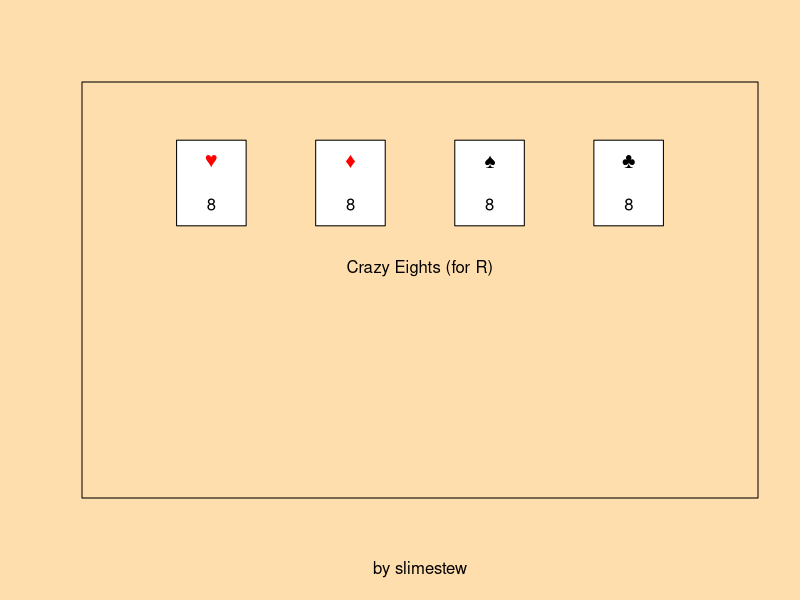

Generate this figure with R: (Note: this script raises an error after producing the figure.)
par(bg = "navajowhite")
cards <- list() #all cards, shuffles
deck <- list() #draw pile
stack <- list() #play pile
wildcard <- 0 #wildcard
drawCount <- -1 #+2 and +4
selected <- 0
handOffset <- 0
pause <- FALSE
menu <- 0
win <- TRUE
turnorder <- c(1, 1, FALSE) #player, direction, move played
click <- list(x = 3, y = 3)
scores <- list()
options <- c(0, 0, 0, 0)
# Variants:
#     Crazy Eights(standard deck, minimal power cards, score based)
#     Last Card(standard deck, some power cards, shedding wins)
#     One(unique deck, power cards, shedding wins)
#     Other One(unique deck, power cards, can challenge +4, shedding wins)
# Queen Swap: (only for Crazy Eights)
#     Playing a queen causes a player to skip their turn
# 0's and 7's (only for One and Other One)
#     Playing a 7 allows the player to swap hands with someone else
#     Playing a 0 swaps all hands one over by turn order.
# Computer or Human opponents
# Number of players
hands <- matrix()
stVals <- c("A","2","3","4","5","6","7","8","9","X","J","Q","K")
uqVals <- c("0","1","2","3","4","5","6","7","8","9","T","S","R","C","F")
suits <- c("♥", "♦", "♠", "♣")
variants <- c("Crazy Eights", "Last Card", "One", "Other One")
suitColors <- c("red", "red", "black", "black")
primaryColors <- c("red","yellow", "limegreen", "blue")
oneColors <- c("#ff0077","#ffaa00", "#448800", "#0066ff")

#functions, reset cards

unpack <- function() {
  for(i in 1:4)
  if(options[1]<2) { #less than 4 players
    for(j in 1:13)
      cards <- c(cards, list(list(i,stVals[j])))
  if(options[4]>3)
    for(j in 1:13)
      cards <- c(cards, list(list(i,stVals[j])))
  } else {
    for(j in 1:15) #two of every card
      cards <- c(cards, list(list(i,uqVals[j])))
    for(j in 2:13) #two of every card besides 0, C, and F
      cards <- c(cards, list(list(i,uqVals[j])))
  }
  return(cards)
}

dispCard <- function(x, y, card) {
  suit <- card[[1]]
  valu <- card[[2]]
  rect(x,y,x+1,y+2, col="white", border="black")
  if(options[1]<2) { #colors/cards
    text(x+0.5,y+1.5, suits[suit], col=suitColors[suit])
  } else {
    if(options[1]==2)
      rect(x,y+1,x+1,y+2, col=oneColors[suit], border="black")
    else
      rect(x,y+1,x+1,y+2, col=primaryColors[suit], border="black")
  }
  
  if(valu == "T"){ #face values
    text(0.5+x,0.5+y, "+2")
  } else if(valu == "S"){
    text(0.5+x,0.5+y, "(X)")
  } else if(valu == "R"){
    text(0.5+x,0.5+y, "<>")
  } else if(valu == "C"){
    rect(x,y+1,x+1,y+2, col="gray12", border="black")
    text(0.5+x,0.5+y, " ")
  } else if(valu == "F"){
    rect(x,y+1,x+1,y+2, col="gray12", border="black")
    text(0.5+x,0.5+y, "+4")
  } else if(valu == "X"){
    text(0.5+x,0.5+y, "10")
  } else {
    text(0.5+x,0.5+y, valu)
  }
}

wildColor <- function() {
  rect(0,0,10,3, col="#a52a2a80", border="transparent")
  while(TRUE){
    dispCard(1, 2, list(1, " "))
    dispCard(3, 2, list(2, " "))
    dispCard(5, 2, list(3, " "))
    dispCard(7, 2, list(4, " "))
    click <- locator(1)
    if(floor(click$x) < 2)
      return(1)
    if(floor(click$x) < 4)
      return(2)
    if(floor(click$x) < 6)
      return(3)
    if(floor(click$x) < 8)
      return(4)
  }
}

validCard <- function(card) {
  suit <- card[[1]]
  valu <- card[[2]]
  return((suit == stack[[length(stack)]][[1]] && !wildcard && drawCount<0) || (valu == stack[[length(stack)]][[2]]) || (valu == "C" && drawCount<0) ||
          (valu == "F" && drawCount<0) || (options[1]==0 && valu== "8") || (options[1]==1 && valu== "A") || (options[1]==1 && valu== "J") || (wildcard && suit == wildcard && drawCount < 0))
}

nextPlayer <- function(turnorder, options) {
  if(turnorder[1])
    return((turnorder[2] %% (options[4]+2)) + 1)
  return(((turnorder[2]-2) %% (options[4]+2)) + 1)
}

doAI <- function(deck, hands, stack, wildcard, drawCount, options) {
  turnOver <- FALSE
  while(turnorder[2]!=1){
    for(i in 1:length(hands[[turnorder[2]]])){ #play
      if(length(hands[[turnorder[2]]])==0) #escape when winner found
        return(list(deck, hands, stack, wildcard, drawCount))
      if(validCard(hands[[turnorder[2]]][[i]]) && drawCount == -1){
        stack <- c(stack, list(hands[[turnorder[2]]][[i]])) #play valid card
        hands[[turnorder[2]]] <- hands[[turnorder[2]]][-(i)]
        wildcard <- 0
        turnOver <- TRUE
        
        #power cards
        if(options[1] == 0){  #crazy eights
          if(stack[[length(stack)]][[2]] == "8")
            wildcard <- as.integer(names(which.max(table(unlist(sapply(hands[[turnorder[2]]], function(hand) hand[1])))))) #gets the most common suit
          if(stack[[length(stack)]][[2]] == "Q" && options[2])
            turnorder[2] <- nextPlayer(turnorder, options)
        } else if(options[1] == 1) { #last card
          if(drawCount == -1 && (stack[[length(stack)]][[2]] == "2" || stack[[length(stack)]][[2]] == "A"))
            drawCount <- 0
          if(stack[[length(stack)]][[2]] == "2")
            drawCount <- drawCount+2
          if(stack[[length(stack)]][[2]] == "A")
            drawCount <- drawCount+4
          if(stack[[length(stack)]][[2]] == "8")
            turnorder[2] <- nextPlayer(turnorder, options)
          if(stack[[length(stack)]][[2]] == "J" || stack[[length(stack)]][[2]] == "A")
            wildcard <- as.integer(names(which.max(table(unlist(sapply(hands[[turnorder[2]]], function(hand) hand[1])))))) #sample(1:4, 1)
        } else if(options[1] >= 2){ #one and other one
          if(stack[[length(stack)]][[2]] == "S")
            turnorder[2] <- nextPlayer(turnorder, options)
          if(stack[[length(stack)]][[2]] == "R")
            turnorder[1] <- !turnorder[1]
          if(stack[[length(stack)]][[2]] == "C" || stack[[length(stack)]][[2]] == "F")
            wildcard <- as.integer(names(which.max(table(unlist(sapply(hands[[turnorder[2]]], function(hand) hand[1]))))))
          if(drawCount == -1 && (stack[[length(stack)]][[2]] == "T" || stack[[length(stack)]][[2]] == "F"))
            drawCount <- 0
          if(stack[[length(stack)]][[2]] == "T")
            drawCount <- drawCount+2
          if(stack[[length(stack)]][[2]] == "F")
            drawCount <- drawCount+4
          if(stack[[length(stack)]][[2]] == "0" && options[2])
            hands <- rotateHands(hands, options)
          if(stack[[length(stack)]][[2]] == "7" && options[2]){
            tempLength <- sapply(hands, length)
            tempLength[turnorder[2]] <- 9999
            hands <- swaphands(hands, turnorder[2], which.min(tempLength))
          }
        }

        break
      }

    }
      if(!turnOver){ #draw
        hand <- max(1, drawCount)
        for(i in 1:hand){
          hands[[turnorder[2]]] <- c(hands[[turnorder[2]]], deck[length(deck)][1])
          deck <- deck[-length(deck)]
        }
        drawCount <- -1
      }
    turnorder[2] <- nextPlayer(turnorder, options)
  }
  return(list(deck, hands, stack, wildcard, drawCount))
} #ai over

rotateHands <- function(hands, options){
  if(turnorder[2])
    return( c(hands[options[4]+2], hands[1:(options[4]+1)]) )
  return( c(hands[2:(options[4]+2)], hands[1]) )
}

swapHands <- function(hands, a, b){
  temp <- hands[a]
  hands[a] <- hands[b]
  hands[b] <- temp
  return(hands)
}

swapUI <- function(hands, player){
  rect(0,0,10,3, col="#a52a2a80", border="transparent")
  while(TRUE){
    #unnecesary! these cards will already be drawn
    click <- locator(1)
    if(floor(click$x) < 2 && floor(click$x)<10)
      if(floor(click$x)-2 < turnorder[2])
        return(swapHands(hands, player, floor(click$x)-2))
    return(swapHands(hands, player, floor(click$x)-1))
  }
}

#menu
plot(0, 0, type = "n", xlim = c(0, 9), ylim = c(0, 9), col="white", xlab = "by slimestew", ylab = "", axes = FALSE, frame.plot = TRUE)
par(bg = "navajowhite")
for(i in 1:4){
  rect(i*2-1,6,i*2,8, col="white", border="black")
  text(i*2-0.5,7.5, suits[i], col=suitColors[i])
  text(i*2-0.5,6.5, "8")
}
text(4.5,5, "Crazy Eights (for R)")

while((floor(click$y) < 5 || floor(click$y) > 8) || menu < 2){
  click <- locator(1)
  plot(0, 0, type = "n", xlim = c(0, 9), ylim = c(0, 9), xlab = "", ylab = "", axes = FALSE, frame.plot = FALSE)
  
  if((floor(click$x) > 1 && floor(click$x) < 7) && menu > 0){
    if(floor(click$y) == 3)
      options[1] <- (options[1]+1) %% 4
    if(floor(click$y) == 2)
      options[2] <- !options[2]
    if(floor(click$y) == 1)
      options[3] <- !options[3]
    if(floor(click$y) == 0)
      options[4] <- (options[4]+1) %% 6
  }
  
  rect(1, 5, 7, 6, col = "tan", border = "brown")
  rect(1, 3, 7, 4, col = primaryColors[options[1]+1], border = "black")
  rect(1, 2, 7, 3, col = primaryColors[options[2]+1], border = "black")
  rect(1, 1, 7, 2, col = primaryColors[options[3]+1], border = "black")
  rect(1, 0, 7, 1, col = "white", border = "black")
  text(4,8, "Crazy Eights")
  text(4,3.5, variants[options[1]+1])
  text(4,2.5, ifelse(options[1]<2, ifelse(options[1]," ","Queen Skip"),"0s and 7s"))
  text(4,1.5, ifelse(options[3],"CPU","Human"))
  text(4,0.5, options[4]+2)
  text(4,5.5, "Start")
  
  menu <- min(menu + 1,2)
}

plot(0, 0, type = "n", xlim = c(0, 10), ylim = c(0, 10), col="white", xlab = "", ylab = "", axes = FALSE, frame.plot = TRUE)
menu <- 0

cards <- sample(unpack(), replace=TRUE)
deck <- cards
hands <- replicate(options[4]+2, list())
scores <- rep(0, options[4]+2)
for(i in 1:(options[4]+2)){
  hand<-7
  if(options[1]<2 && options[4] != 0)
    hand<-5
  
  for(j in 1:hand){
    temp <- sample(length(deck), 1)
    hands[[i]] <- c(hands[[i]], deck[temp][1])
    deck <- deck[-temp]
    if(j == 2)
      next
  }
}
temp <- sample(length(deck), 1)
stack <- deck[temp][1]
deck <- deck[-temp]

maxScore <- (options[4]+2) * 50

# add card
# hands[[1]] <- c(hands[[1]], list(list(2,"0")))

if(stack[[length(stack)]][[2]] == "C" || stack[[length(stack)]][[2]] == "T" || stack[[length(stack)]][[2]] == "F"){
  stack <- c(stack, deck[length(deck)][1])
  deck <- deck[-length(deck)]
}

#game loop
while( win && (((options[1]==0) == all(scores < maxScore)) || options[1]>0)) {

if(menu>0){
  
  if(floor(click$x) > 0 && floor(click$x) < 9 && floor(click$y) > -1 && floor(click$y) < 3) #selection
    selected <- floor(click$x)
  
  if(floor(click$x) > 8 && floor(click$y) > -1 && floor(click$y) < 3 && length(hands[[turnorder[2]]]) > (handOffset+8)){
    handOffset <- handOffset+8
    selected <- 0
  }
  
  if(floor(click$x) < 1 && floor(click$y) > -1 && floor(click$y) < 3 && handOffset > 0){
    handOffset <- handOffset-8
    selected <- 0
  }
  
  if(floor(click$x) > 4 && floor(click$x) < 6 && floor(click$y) > 3 && floor(click$y) < 6 && selected[1]){ #play card
    if(validCard(hands[[turnorder[2]]][[selected+handOffset]])){
      stack <- c(stack, list(hands[[turnorder[2]]][[selected+handOffset]]))
      hands[[turnorder[2]]] <- hands[[turnorder[2]]][-(selected+handOffset)]
      
      if(wildcard)
        wildcard <- 0
      
      if(options[1] == 0){  #crazy eights
        if(stack[[length(stack)]][[2]] == "8")
          wildcard <- wildColor()
        if(stack[[length(stack)]][[2]] == "Q" && options[2])
          turnorder[2] <- nextPlayer(turnorder, options)
      } else if(options[1] == 1) { #last card
        if(stack[[length(stack)]][[2]] == "8")
          turnorder[2] <- nextPlayer(turnorder, options)
        if(stack[[length(stack)]][[2]] == "J" || stack[[length(stack)]][[2]] == "A")
          wildcard <- wildColor()
        if(drawCount == -1 && (stack[[length(stack)]][[2]] == "2" || stack[[length(stack)]][[2]] == "A"))
          drawCount <- 0
      } else if(options[1] >= 2){ #one and other one
        if(stack[[length(stack)]][[2]] == "S")
          turnorder[2] <- nextPlayer(turnorder, options)
        if(stack[[length(stack)]][[2]] == "R")
          turnorder[1] <- !turnorder[1]
        if(stack[[length(stack)]][[2]] == "C" || stack[[length(stack)]][[2]] == "F")
          wildcard <- wildColor()
        if(drawCount == -1 && (stack[[length(stack)]][[2]] == "T" || stack[[length(stack)]][[2]] == "F"))
          drawCount <- 0
        if(stack[[length(stack)]][[2]] == "0" && options[2])
          hands <- rotateHands(hands, options)
        if(stack[[length(stack)]][[2]] == "7" && options[2])
          hands <- swapUI(hands, turnorder[2])
      }
      turnorder[3] <- TRUE
      selected <- -1
      handOffset <- 0
    } else {
      selected <- 0
    }
  }
    
  if(floor(click$x) > 2 && floor(click$x) < 5 && click$y > 3.5 && click$y <= 5){ #draw card
    if(length(deck) == 0 && length(stack)>1){
      tempcard <- stack[length(stack)]
      deck <- sample(stack[1:(length(stack)-1)], replace = TRUE)
      if(options[1]==0){
        sums <- c()
        for(i in 1:(options[4]+2)){ #total scores
          sums[i] <- 0
          for(j in 1:length(hands[[i]])){
            if(hands[[i]][[j]][2] == "8")
              sums[i] <- sums[[i]] + 50
            else if(hands[[i]][[j]][2] == "J")
              sums[i] <- sums[[i]] + 10
            else if(hands[[i]][[j]][2] == "Q")
              sums[i] <- sums[[i]] + 10
            else if(hands[[i]][[j]][2] == "K")
              sums[i] <- sums[[i]] + 10
            else if(hands[[i]][[j]][2] == "X")
              sums[i] <- sums[[i]] + 10
            else if(hands[[i]][[j]][2] == "A")
              sums[i] <- sums[[i]] + 1
            else
              sums[i] <- sums[[i]] + as.integer(hands[[i]][[j]][[2]])
          }
        }
        for(i in 1:(options[4]+2)){
          if(sums[i] == min(sums))
            scores[i] <- scores[i] + floor((max(sums) - min(sums)) / sum(sums == min(sums))) #difference of points divided by number of lowest values (on tie)
        }
        
      }
      stack <- tempcard
    }
    if(length(deck)>0){
      hand <- max(1, drawCount)
      for(i in 1:hand){
        hands[[turnorder[2]]] <- c(hands[[turnorder[2]]], deck[length(deck)][1])
        deck <- deck[-length(deck)]
      }
      if(!turnorder[3]){
        turnorder[2] <- nextPlayer(turnorder, options)
        pause <-TRUE
      }
      selected <- -1
      handOffset <- 0
      drawCount <- -1
    }
  }
  
  if(length(hands[[turnorder[2]]]) == 0)
    win <-FALSE
  
  if(selected == -1 && win && turnorder[3]){  #drawing cards
      if(options[1] == 1){
        if(stack[[length(stack)]][[2]] == "2" && drawCount >= 0)
          drawCount <- drawCount+2
        if(stack[[length(stack)]][[2]] == "A" && drawCount >= 0)
          drawCount <- drawCount+4
      } else if(options[1] >= 2){
        if(stack[[length(stack)]][[2]] == "T" && drawCount >= 0)
          drawCount <- drawCount+2
        if(stack[[length(stack)]][[2]] == "F" && drawCount >= 0)
          drawCount <- drawCount+4
      }
    
    if(!options[3])
      pause <-TRUE
    turnorder[2] <- nextPlayer(turnorder, options)
    selected <- 0
  }
  
  if(options[3] && turnorder[2]!=1){
    AI <- doAI(deck, hands, stack, wildcard, drawCount, options)
    deck <- AI[[1]]
    hands <- AI[[2]]
    stack <- AI[[3]]
    wildcard <- AI[[4]]
    drawCount <- AI[[5]]
    if(any(sapply(hands, length) == 0)){
      win <- FALSE
    } else {
      turnorder[2] <- 1
    }
    pause <- TRUE
  }
}
  
plot(0, 0, type = "n", xlim = c(0, 10), ylim = c(0, 10), xlab = ifelse(options[1]==0,paste("Score:",scores[turnorder[2]]),""), ylab = "", axes = FALSE, frame.plot = FALSE)
rect(0,4.5,10,6.5, col="darkorange4", border="black")
rect(0,-2,10,6, col="brown", border="black")

if(!pause){
  
  if(length(deck) == 0){
    rect(3,4,5,5, col="brown", border="black", lty = "dashed")
  } else {
    i <- 0
    if(floor(length(deck)/8) > 0)
      for(i in 1:floor(length(deck)/8)) #TODO: make this fall properly
        rect(3,3.5+(i*0.1),5,4.5+(i*0.1), col="chartreuse4", border="black")
    i <- i+1
    rect(3,3.5+(i*0.1),5,4.5+(i*0.1), col="chartreuse3", border="black")
    rect(3.25,3.75+(i*0.1),4.75,4.25+(i*0.1), col="chartreuse4", border="white")
  }
  
  for(i in 1:(options[4]+2)){
    if(i != turnorder[2]){
    rect((i < turnorder[2])+i,8,i+1+(i < turnorder[2]),10, col="chartreuse3", border="black")
    rect(i+0.25+(i < turnorder[2]),8.25,i+0.75+(i < turnorder[2]),9.75, col="chartreuse4", border="white")
    text(i+0.5+(i < turnorder[2]), 7.5, length(hands[[i]]))
    }
  }
  
  text(0.5, 3, length(hands[[turnorder[2]]]), col="tan") 
  
  if(length(hands[[turnorder[2]]]) > handOffset+8){
    symbols(9.5, 1, circles = 0.5, inches = FALSE, add = TRUE, bg = "white", fg="brown")
    text(9.5, 1, ">", col="black") 
  }
  
  if(handOffset > 0){
    symbols(0.5, 1, circles = 0.5, inches = FALSE, add = TRUE, bg = "white", fg="brown")
    text(0.5, 1, "<", col="black")
  }
    
  
  if(drawCount>0){ # +2 and +4s
      symbols(1.5, 5, circles = 0.5, inches = FALSE, add = TRUE, bg = "black", fg="brown")
      text(1.5,5, paste("+",abs(drawCount), sep=""), col="white")
  }
  
  if(wildcard){
    if(options[1]<2){ #colors/cards
      symbols(6.5, 5, circles = 0.5, inches = FALSE, add = TRUE, bg = "white", fg="brown")
      text(6.5,5, suits[wildcard], col=suitColors[wildcard])
    } else {
      if(options[1]==2){
        symbols(6.5, 5, circles = 0.5, inches = FALSE, add = TRUE, bg = oneColors[wildcard], fg="brown")
      } else {
        symbols(6.5, 5, circles = 0.5, inches = FALSE, add = TRUE, bg = primaryColors[wildcard], fg="brown")
      }
    }
  }
  
  text(1,-1, paste("Player",turnorder[2]), xpd=TRUE, col="darkorange4")
  
  dispCard(5, 4, stack[[length(stack)]])
    
  if(win){
    for(i in (1+handOffset):min(length(hands[[turnorder[2]]]), handOffset+8))
      dispCard(i-handOffset, ((selected+handOffset)==i), hands[[turnorder[2]]][[i]])
  } else if(options[1]==0 && any(scores <= maxScore)){
    plot(0, 0, type = "n", xlim = c(0, 10), ylim = c(0, 10), xlab = "", ylab = "", axes = FALSE, frame.plot = FALSE)
    text(4,2, paste("Tallying points"))
    
    for(i in 1:(options[4]+2)){
      sum <- 0
      if(i==turnorder[2])
        next
      for(j in 1:length(hands[[i]])){
          if(hands[[i]][[j]][2] == "8")
            hands[[i]][[j]][2] <- 50
          else if(hands[[i]][[j]][2] == "J")
            hands[[i]][[j]][2] <- 10
          else if(hands[[i]][[j]][2] == "Q")
            hands[[i]][[j]][2] <- 10
          else if(hands[[i]][[j]][2] == "K")
            hands[[i]][[j]][2] <- 10
          else if(hands[[i]][[j]][2] == "X")
            hands[[i]][[j]][2] <- 10
          else if(hands[[i]][[j]][2] == "A")
            hands[[i]][[j]][2] <- 1
          else
            hands[[i]][[j]][2] <- as.integer(hands[[i]][[j]][[2]])
          sum <- sum + hands[[i]][[j]][[2]]
      }
      scores[turnorder[2]] <- scores[turnorder[2]] + sum
    }
      
    if(all(scores < maxScore) && options[1] == 0)
      win <- TRUE
    
    deck <- cards
    hands <- replicate(options[4]+2, list())
    for(i in 1:(options[4]+2)){
      hand<-7
      if(options[1]<2 && options[4] != 0)
        hand<-5
      
      for(j in 1:hand){
        temp <- sample(length(deck), 1)
        hands[[i]] <- c(hands[[i]], deck[temp][1])
        deck <- deck[-temp]
        if(j == 2)
          next
      }
    }
    temp <- sample(length(deck), 1)
    stack <- deck[temp][1]
    deck <- deck[-temp]
    turnorder[2] <- 1
    selected <- 0
    handOffset <- 0
  }

} else {
  if(win)
    text(4,4, paste("Click for Player",turnorder[2]))
  menu <- -1
}

menu <- min(menu+1, 1)

click <- locator(1)

if(pause)
  pause <- FALSE
}

if(!options[3] || (length(hands[[1]]) == 0 && options[3])){
  text(5,3, "You win!")
} else {
  text(5,3, "Game Over")
  text(5,2, paste0("Player ", which.min(sapply(my_list, length)), " wins"))
}